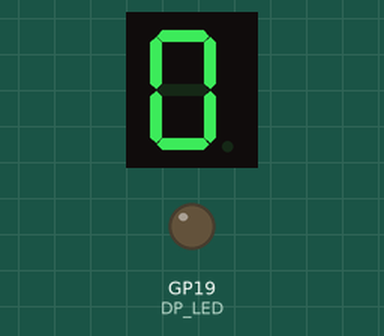
Recording of a program running on a simulated Raspberry Pi Pico running MicroPython. Parts: 1-digit seven-segment display, output pins drawn as LEDs (lit = HIGH). The segment pins are drawn as the display they are named for; pins used as bus, display or sensor lines are not drawn; what the program prints to the serial console is not drawn.

Above: at 0.1 s.
At 2.1 s:
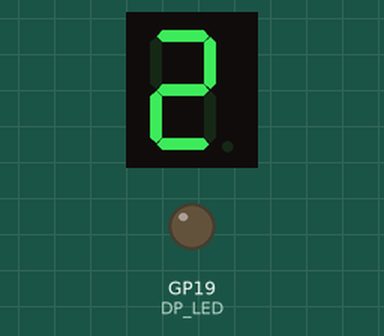
At 5.1 s:
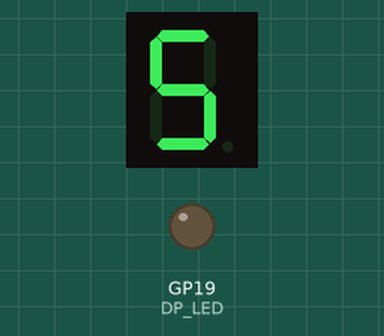
At 10.1 s:
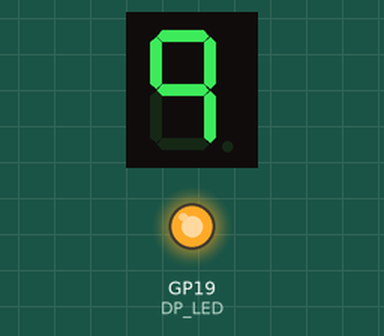
Timing chart, 0 to 37.5 s (numbered marks = the images above):
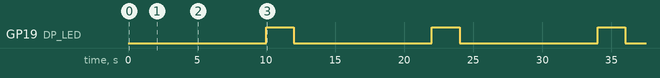

The program:

7_Segment_Numbers.py
```python
# 7 Segment LED display - Common cathode
# Function that displays number 0-9 with or without the decimal point

#ALSO REQUIRED!!!
#220 ohm resistor for each Segment
#Wire according to information provided on associated video on YouTube

#Check the data sheet for your display, adjust connections as needed
#Connect Common Cathode pins to GND pins on PICO
#Connect the segment LEDS to these pins

#A_LED  to pin 21/GP16
#B_LED  to pin 22/GP17
#DP_LED to pin 25/GP19
#C_LED  to pin 26/GP20
#D_LED to pin 16/GP12
#E_LED to pin 17/GP13
#G_LED to pin 19/GP14
#F_LED to pin 20/GP15

#load libraries
import machine
import utime

A_LED  = machine.Pin(16,machine.Pin.OUT)  #Create an output pin for each segment
B_LED  = machine.Pin(17,machine.Pin.OUT)
DP_LED = machine.Pin(19,machine.Pin.OUT)
C_LED  = machine.Pin(20,machine.Pin.OUT)
D_LED  = machine.Pin(12,machine.Pin.OUT)
E_LED  = machine.Pin(13,machine.Pin.OUT)
G_LED  = machine.Pin(14,machine.Pin.OUT)
F_LED  = machine.Pin(15,machine.Pin.OUT)

def Clear_Display():
    A_LED.value(0)       #Turn OFF all LED segments
    B_LED.value(0)
    DP_LED.value(0)
    C_LED.value(0)
    D_LED.value(0)
    E_LED.value(0)
    G_LED.value(0)
    F_LED.value(0)

def Show_Number(Number, DecimalPoint):
    Clear_Display()
    if   Number == "0":
        A_LED.value(1)       #Turn ON needed LED segments
        B_LED.value(1)
        C_LED.value(1)
        D_LED.value(1)
        E_LED.value(1)
        F_LED.value(1)
    elif Number == "1":
        B_LED.value(1)
        C_LED.value(1)
    elif Number == "2":
        A_LED.value(1)
        B_LED.value(1)
        G_LED.value(1)
        E_LED.value(1)
        D_LED.value(1)
    elif Number == "3":
        A_LED.value(1)
        B_LED.value(1)
        G_LED.value(1)
        C_LED.value(1)
        D_LED.value(1)
    elif Number == "4":
        B_LED.value(1)
        G_LED.value(1)
        C_LED.value(1)
        F_LED.value(1)
    elif Number == "5":
        A_LED.value(1)
        F_LED.value(1)
        G_LED.value(1)
        C_LED.value(1)
        D_LED.value(1)
    elif Number == "6":
        A_LED.value(1)
        F_LED.value(1)
        E_LED.value(1)
        D_LED.value(1)
        C_LED.value(1)
        G_LED.value(1)
    elif Number == "7":
        A_LED.value(1)
        B_LED.value(1)
        C_LED.value(1)
    elif Number == "8":
        A_LED.value(1)
        B_LED.value(1)
        C_LED.value(1)
        D_LED.value(1)
        E_LED.value(1)
        G_LED.value(1)
        F_LED.value(1)
    elif Number == "9":
        A_LED.value(1)
        B_LED.value(1)
        C_LED.value(1)
        G_LED.value(1)
        F_LED.value(1)
    if DecimalPoint == ".":  #Add decimal point if needed
        DP_LED.value(1)


print("Ready, Set, GO!")
Seq_Del = 1
while True:
    Show_Number("0","")      #call function to display a number and decimal point
    utime.sleep(Seq_Del)     #Pause a bit
    Show_Number("1","")
    utime.sleep(Seq_Del)
    Show_Number("2","")
    utime.sleep(Seq_Del)
    Show_Number("3","")
    utime.sleep(Seq_Del)
    Show_Number("4","")
    utime.sleep(Seq_Del)
    Show_Number("5","")
    utime.sleep(Seq_Del)
    Show_Number("6","")
    utime.sleep(Seq_Del)
    Show_Number("7","")
    utime.sleep(Seq_Del)
    Show_Number("8","")
    utime.sleep(Seq_Del)
    Show_Number("9","")
    utime.sleep(Seq_Del)
    Show_Number("9",".")
    utime.sleep(Seq_Del)

    utime.sleep(1)
```

Measured:
- by itself, GP19 (DP_LED): alternates HIGH for 2.0 s and LOW for 10.0 s
- by itself, everything shown: repeats every 12.0 s, in 12 steps
- what the display in image 0 shows lasts 1.0 s, from 0.1 s to 1.1 s
